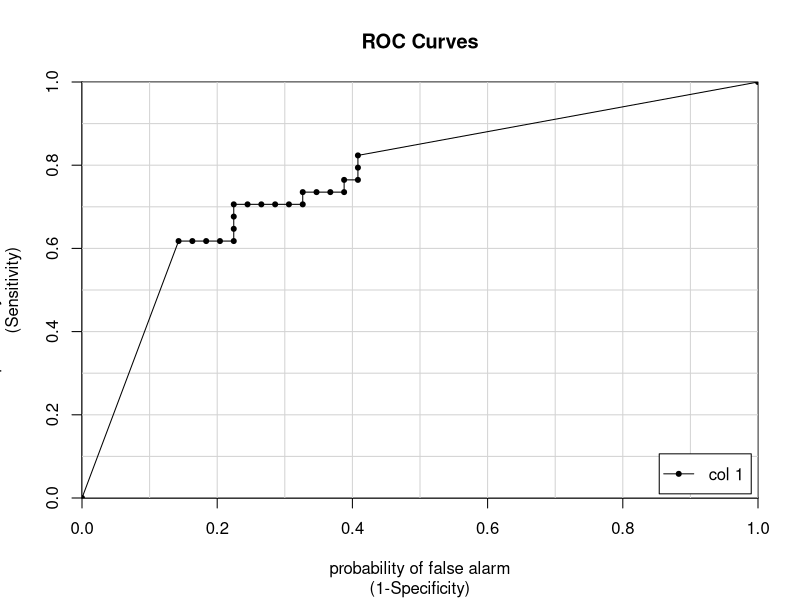

Here is the R script that generated this plot: (Note: this script raises an error after producing the figure.)
# install.packages("caret")
library(caret)

# Loading in data 
# install.packages("mlbench")
library(mlbench)
data("Sonar")

# Get the number of observations
n_obs <- nrow(Sonar)

# Shuffle row indices: permuted_rows
permuted_rows <- sample(n_obs)

# Randomly order data: Sonar
Sonar_shuffled <- Sonar[permuted_rows, ]

# Identify row to split on: split
split <- round(n_obs * 0.6)

# Create train
train <- Sonar_shuffled[1:split, ]

# Create test
test <- Sonar_shuffled[(split + 1):n_obs, ]



# Fit glm model: model
model <- glm(Class ~ ., family = "binomial", train)

# Predict on test: p
p <- predict(model, test, type = "response")


# Creating Confusion matrix (finding out probabilities of false positives n shit)
# If p exceeds threshold of 0.5, M else R: m_or_r
m_or_r <- ifelse(p > .5, "M", "R")

# Convert to factor: p_class
p_class <- factor(m_or_r, levels = levels(test[["Class"]]))

# Create confusion matrix
confusionMatrix(p_class, test[["Class"]])

# True Positive Rate (or Sensitivity): .3
# True Negative Rate (or Specificity): .28

# install.packages("caTools")
library(caTools)
# Make ROC curve
colAUC(p, test[["Class"]], plotROC = TRUE)


# Create trainControl object: myControl
myControl <- trainControl(
  method = "cv", # breaks data set into folds
  number = 10, # Number of folds 
  summaryFunction = twoClassSummary, # This says use AUC as parameter
  classProbs = TRUE, # IMPORTANT!
  verboseIter = TRUE
)

# Train glm with custom trainControl: model
model <- train(
  Class ~ ., 
  Sonar, 
  method = "glm",
  trControl = myControl
)

# Print model to console
model

# Creating smaller dataset
set.seed(42)
rows <- sample(nrow(ok))
shuffled_Kali <- bs_with_transparency[rows, ]
split <- round(nrow(ok)*.99)
train <- ok[1:split, ]
test <- ok[(split+1):nrow(ok),]

model <- train(
  transparency_score ~. ,
  tunLength = 3,
  data = test,
  na.action = na.exclude,
  method = "ranger",
  trControl = trainControl(
    method = "cv" ,
    number = 5, 
    verboseIter =  TRUE
  )
)
modRF <- train(transparency_score ~ ., 
               data=train, 
               na.action = na.exclude, 
               method="ranger", 
               trControl=trainControl(method="cv",number=5)
)

summary(warnings())
memory.limit()

modRF

plot(modRF)
